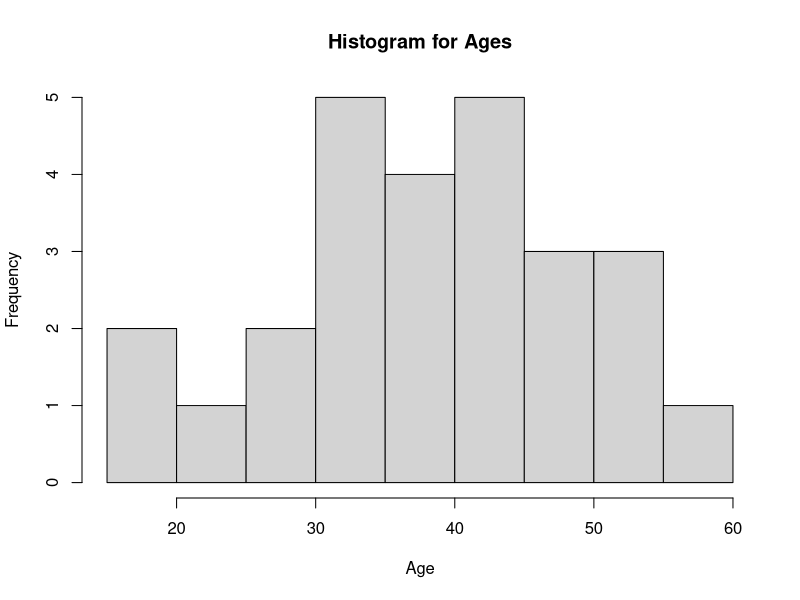
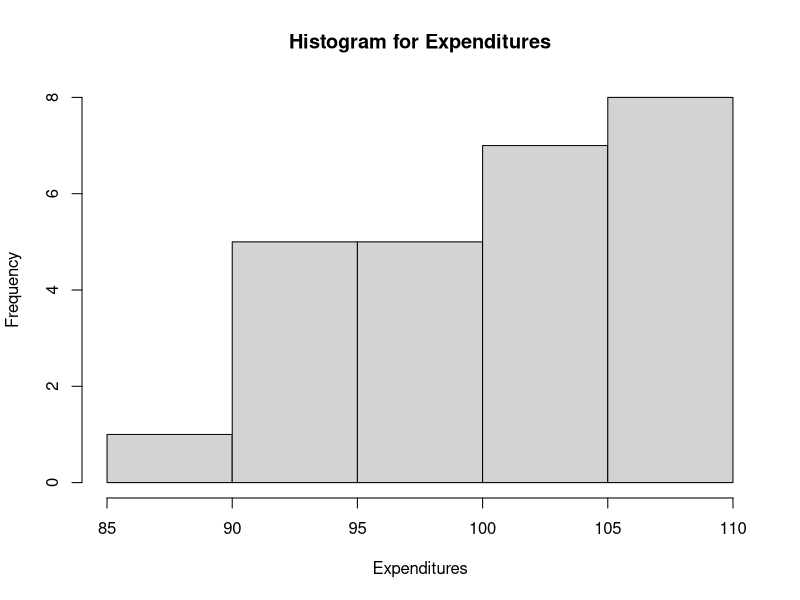
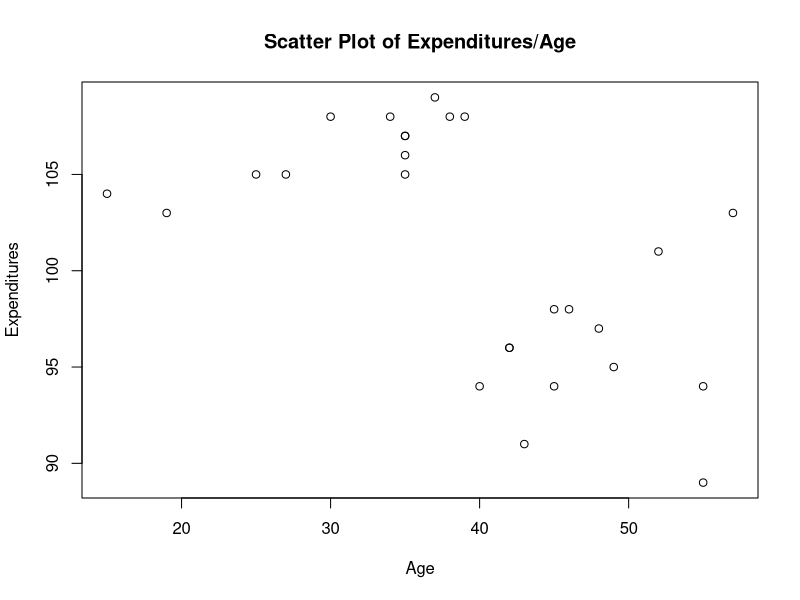

Generate these figures, in order, with R:
df <- read.delim("Datasets/TrainExer11.txt", header = T, sep = "\t", row.names = 1)

hist(df$Age, xlab = "Age",
  main = "Histogram for Ages"
)

hist(
  df$Expenditures, xlab = "Expenditures",
  main = "Histogram for Expenditures"
)

plot(df$Age, df$Expenditures,
  main = "Scatter Plot of Expenditures/Age",
  xlab = "Age",
  ylab = "Expenditures"
)

print(sprintf("the sample mean of expenditures of all 26 clients is %f",
    mean(df$Expenditures)
))

youngers <- df[df$Age < 40, ]
olders <- df[df$Age >= 40, ]

print(sprintf(
  "The sample mean of younger clients is %f and for olders is %f",
  mean(youngers$Expenditures),
  mean(olders$Expenditures)
))

ymodel <- lm(Expenditures ~ Age, data = youngers)

y25exp <- predict(ymodel, data.frame(Age = c(25)))

print(sprintf("We expect a 25 years old expenditures to be about %f", y25exp))


omodel <- lm(Expenditures ~ Age, data = olders)

o50exp <- predict(ymodel, data.frame(Age = c(50)))

print(sprintf("We expect a 50 years old expenditures to be about %f", o50exp))
